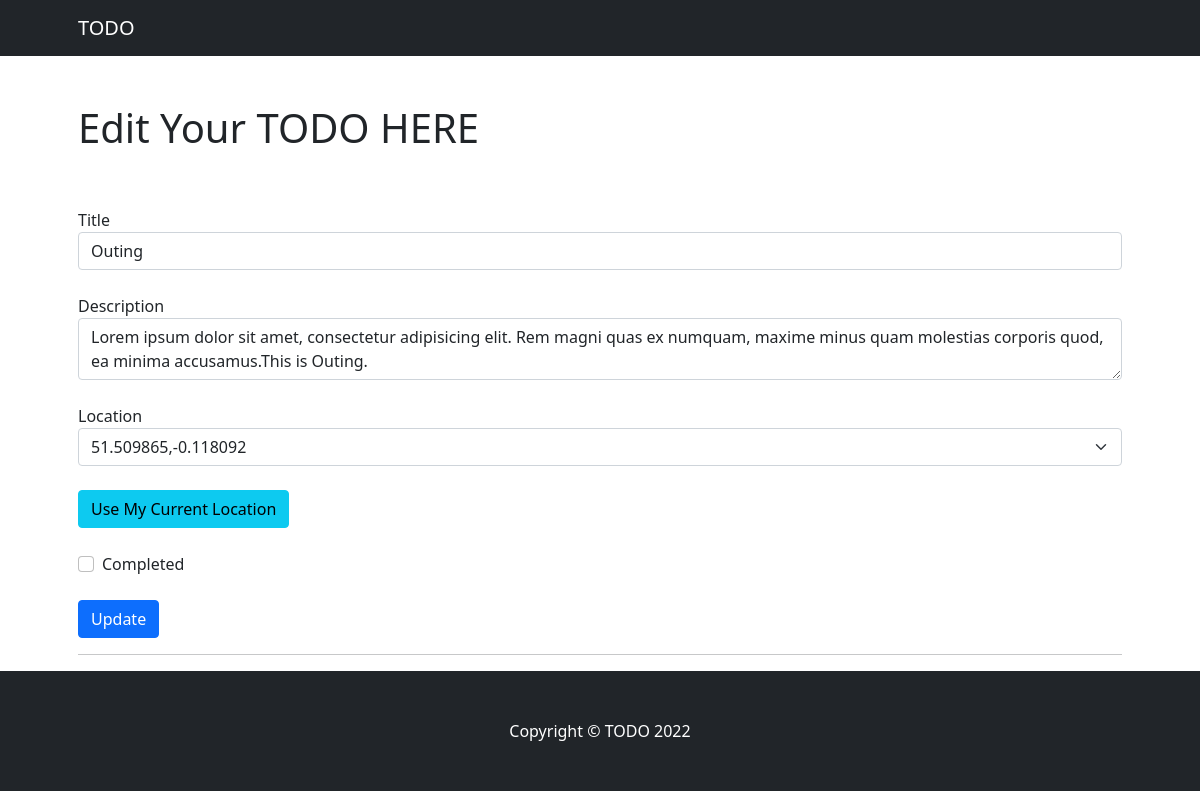
The app's page /show/3 with its own data.
### todoapp/models.py (models this page shows, shortened)
class Todo(models.Model):
    title = models.CharField(max_length=255, null=False)
    description = models.TextField(null=True, blank=True)
    location = models.CharField(max_length=255, null=False)
    is_completed = models.BooleanField(default=False)
    created_at = models.DateTimeField(auto_now_add=True, editable=True)
    updated_at = models.DateTimeField(auto_now=True, editable=True)

### todoapp/views.py (the view)
# urls.py: path('show/<id>', show, name="show-todo"),
@require_http_methods(["GET"])
def show(request, id):
    current_location = geocoder.ip('me')
    obj = Todo.objects.get(id=id)
    return render(request, 'todoapp/edit.html', context={"obj": obj, "current_location": current_location})

### templates/todoapp/edit.html (shortened to what this page needs)
{% extends "todoapp/base.html" %}
{% block content %}
<div class="container px-4 px-lg-5">
            <div class="row gx-4 gx-lg-5 align-items-center my-5">
                <div class="col-lg-5">
                    <h1 class="font-weight-light">Edit Your TODO HERE</h1>
                </div>
            </div>
            <form id="todo-edit-form" method="put patch post" action="{% url 'edit-todo' %}">
                  <div class="form-group mb-4">
                    <label for="title">Title</label>
                    <input type="text" class="form-control" id="title" aria-describedby="title" name="title" value={{ obj.title }} placeholder="Enter title">
                  </div>
                <div class="form-group mb-4">
                    <label for="description">Description</label>
                    <textarea class="form-control" aria-label="With textarea" name="description">{{ obj.description }}</textarea>
                </div>
                <div class="form-group mb-4">
                    <label for="location">Location</label>
                    <select class="form-select" name="location" aria-label="Default select example">
                      <option selected value={{ obj.location }} id="current-location">{{ obj.location }}</option>
                    </select>
                </div>
                <button type="button" class="btn btn-info mb-4" onclick="getLocation()">Use My Current Location</button>
                {% if obj.is_completed == True %}
                <div class="form-check mb-4">
                    <input type="checkbox" class="form-check-input" name="iscompleted" checked="checked" id="iscompleted">
                    <label class="form-check-label" for="iscompleted">Completed</label>
                  </div>
                    {% else %}
                     <div class="form-check mb-4">
                    <input type="checkbox" class="form-check-input" name="iscompleted" id="iscompleted">
                    <label class="form-check-label" for="iscompleted">Completed</label>
                  </div>
                {% endif %}
                  <button type="submit" class="btn btn-primary">Update</button>
            </form>
    <hr>
</div>
{% endblock content %}

### records on screen
Todo: title "Outing", description "Lorem ipsum dolor sit amet, consectetur adipisicing elit. Rem magni quas ex numquam, maxime minus quam molestias corporis quod, ea minima accusamus.This is Outing.", location "51.509865,-0.118092"
